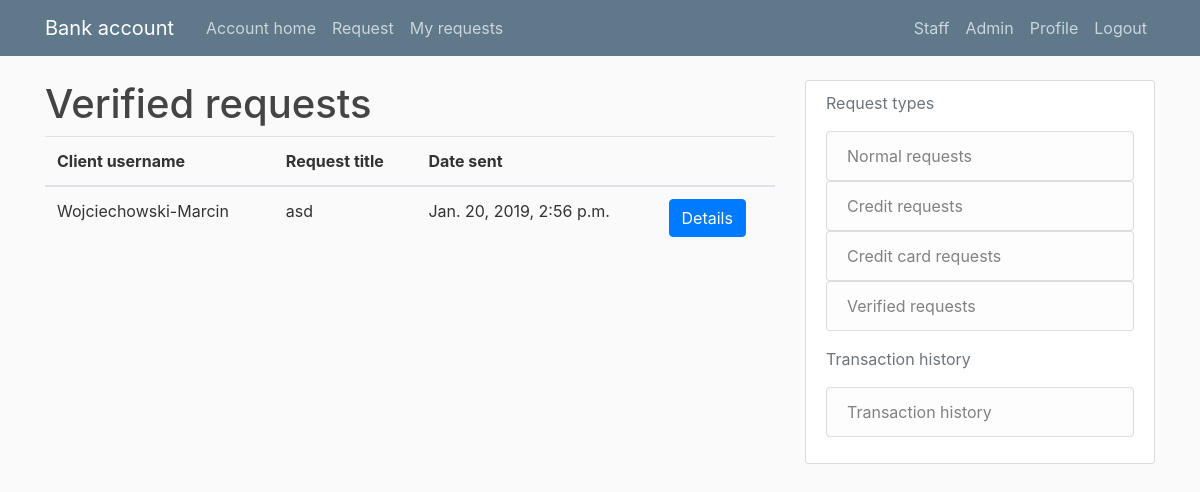
Screenshot of /worker/request/3/ (signed in) with the database file from the repository.
### client/models.py (models this page shows, shortened)
class Request(models.Model):
    REQUEST_TYPES = [
        ('Normal request', 'Normal request'),
        ('Credit request', 'Credit request'),
        ('Credit card request', 'Credit card request'),
    ]
    worker_data = models.ForeignKey(
        CustomUser, on_delete=models.PROTECT, null=True, blank=True, related_name='worker_data')
    client_data = models.ForeignKey(
        CustomUser, on_delete=models.PROTECT, related_name='client_data')
    request_title = models.CharField(max_length=40, null=True)
    request_text = models.TextField()
    credit_amount = models.DecimalField(
        default=0, max_digits=10, decimal_places=2)
    credit_account_number = models.ForeignKey(
        Account, on_delete=models.CASCADE, null=True)
    send_date = models.DateTimeField(default=timezone.now)
    is_verified = models.BooleanField(default=False)
    is_accepted = models.BooleanField(null=True)
    request_type = models.CharField(
        max_length=20, default='Normal request', choices=REQUEST_TYPES)

class CustomUser(AbstractUser):
    address = models.ForeignKey(Address, on_delete=models.PROTECT)
    pesel = models.CharField(max_length=11, unique=True, validators=[RegexValidator(
        regex='^\d{11}$', message='Niewlasciwy PESEL!', code='nomatch')])
    mothers_maiden_name = models.CharField(max_length=32, blank=True, validators=[RegexValidator(
        regex='^[a-zA-Z-]*$', message='Niewlasciwe nazwisko!', code='nomatch')])
    birth_day = models.DateTimeField(help_text="Data w formacie dd/mm/yyyy")
    telephone = models.CharField(max_length=9, unique=True, validators=[RegexValidator(
        regex='^\d{9}$', message='Niewlasciwy numer telefonu', code='nomatch')])
    creditworthiness = models.ForeignKey(
        Creditworthiness, on_delete=models.PROTECT, blank=True, null=True)
    REQUIRED_FIELDS = ['email', 'first_name',
                       'last_name', 'pesel', 'birth_day', 'telephone', 'address']
    USERNAME_FIELD = 'username'

### worker/views.py (the view)
@staff_member_required
def request_info(request, rot):
    if int(rot) != 3:
        requestType = Request.REQUEST_TYPES[int(rot)][0]
        requests = Request.objects.filter(
            request_type=requestType, is_verified=False)
    else:
        requests = Request.objects.filter(is_verified=True)
        requestType = 'Verified requests'
    requests = list(requests)
    requests.sort(key=lambda r: r.send_date, reverse=True)
    context = {
        'requests': requests,
        'header': requestType,
    }
    return render(request, 'worker/request_info.html', context)

### worker/templates/worker/request_info.html
{% extends "worker/sidebar_base.html" %}
{% block content %}
<h1>{{ header }}</h1>
<table class="table">
    <thead>
        <tr>
            <th scope="col">Client username</th>
            <th scope="col">Request title</th>
            <th scope="col">Date sent</th>
            <th scope="col"></th>
        </tr>
    </thead>
    {% for user_request in requests %}
    <tbody>
        <tr>
            <td>{{ user_request.client_data.username }}</td>
            <td>{{ user_request.request_title }}</td>
            <td>{{ user_request.send_date }}</td>
            <td>
                <a href="{% url 'request_details' rid=user_request.id %}" class="btn btn-primary" type="button">Details</a>
            </td>
        </tr>
        {% endfor %}
    </tbody>
</table>
{% endblock content %}

### client/static/clientapp/main.css (style rules this page uses)
body { background: #fafafa; color: #333333; margin-top: 5rem; }
h1, h2, h3, h4, h5, h6 { color: #444444; }

### rows the page displays
Request: client_data.username "Wojciechowski-Marcin", request_title "asd", send_date "Jan. 20, 2019, 2:56 p.m."

### other values shown
{{ header }} "Verified requests"
